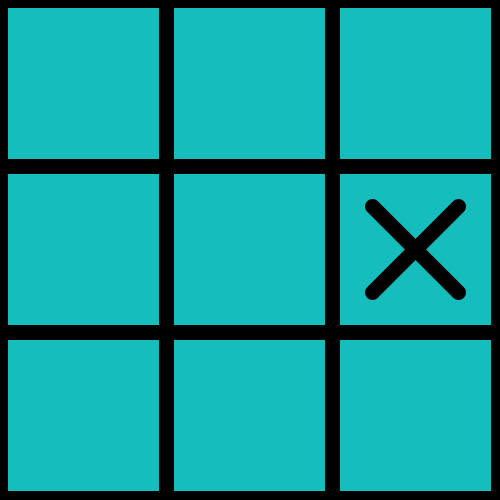
Frame 1 (no input)
Frame 60 (the mouse pressed at the canvas centre just before this capture): identical to frame 1, image omitted
Frame 120 (the mouse held since frame 60 and released just before this capture): identical to frame 1, image omitted

The Processing sketch that drew this single still picture (run headless with seeded random() and noise(); from frame 60 on, the mouse is pressed at the canvas centre):

// Processing sketch: tic_tac_toe
// ── tic_tac_toe.pde
//This sets up the board for the game
void setup(){
  size(500,500);
  strokeWeight(15);
  drawBoard();
  computerPlay();
}

void draw(){
}

// ── board.pde
//all variables used in this files
boolean BOX0 = true;
boolean BOX1 = true;
boolean BOX2 = true;
boolean BOX3 = true;
boolean BOX4 = true;
boolean BOX5 = true;
boolean BOX6 = true;
boolean BOX7 = true;
boolean BOX8 = true;
boolean gameOver = false;

char [][] plays = new char [3][3];

int counter = 0;

//detects keys that are pressed while the game is still in play
void keyPressed(){
  if (gameOver == false){
    userPlay(key);
    println("The game is still in play");
  }
  else{
    println("Game is Over");
  }
}

//This plays for the user while keeping track of the filled boxes
void userPlay(char boxNum){
  if (boxNum == '0' && BOX0 == true){
    drawO(COLUMN1X,ROW1Y);
    BOX0 = false;
    plays[0][0] = 'O';
    ++counter;
    checkWin();
    computerPlay();
  }
  else if (boxNum == '1' && BOX1 == true){
    drawO(COLUMN2X,ROW1Y);
    BOX1 = false;
    plays[0][1] = 'O';
    ++counter;
    checkWin();
    computerPlay();
  }
  else if (boxNum == '2' && BOX2 == true){
    drawO(COLUMN3X,ROW1Y);
    BOX2 = false;
    plays[0][2] = 'O';
    ++counter;
    checkWin();
    computerPlay();
  }
  else if (boxNum == '3' && BOX3 == true){
    drawO(COLUMN1X,ROW2Y);
    BOX3 = false;
    plays[1][0] = 'O';
    ++counter;
    checkWin();
    computerPlay();
  }
  else if (boxNum == '4' && BOX4 == true){
    drawO(COLUMN2X,ROW2Y);
    BOX4 = false;
    plays[1][1] = 'O';
    ++counter;
    checkWin();
    computerPlay();
  }
  else if (boxNum == '5' && BOX5 == true){
    drawO(COLUMN3X,ROW2Y);
    BOX5 = false;
    plays[1][2] = 'O';
    ++counter;
    checkWin();
    computerPlay();
  }
  else if (boxNum == '6' && BOX6 == true){
    drawO(COLUMN1X,ROW3Y);
    BOX6 = false;
    plays[2][0] = 'O';
    ++counter;
    checkWin();
    computerPlay();
  }
  else if (boxNum == '7' && BOX7 == true){
    drawO(COLUMN2X,ROW3Y);
    BOX7 = false;
    plays[2][1] = 'O';
    ++counter;
    checkWin();
    computerPlay();
  }
  else if (boxNum == '8' && BOX8 == true){
    drawO(COLUMN3X,ROW3Y);
    BOX8 = false;
    plays[2][2] = 'O';
    ++counter;
    checkWin();
    computerPlay();
  }
  else{
    println("Key value is not acceptable, or the corresponding box has been filled");
  }
}

//This randomizes the play for the computer
void computerPlay(){
  float rand;
  for(int i = 0; i<9; i++){
    //value is 8.4 in order to avoid the rounding being above 8
    rand = random(8.4);
    int boxNum = round(rand);

    //check through code, to avoid placing an X in an O spot
    if (boxNum == 0 && BOX0 == true){
      drawX(COLUMN1X,ROW1Y);
      plays[0][0] = 'X';
      BOX0 = false;
      ++counter;
      checkWin();
      return;
    }
    else if (boxNum == 1 && BOX1 == true){
      drawX(COLUMN2X,ROW1Y);
      plays[0][1] = 'X';
      BOX1 = false;
      ++counter;
      checkWin();
      return;
    }
    else if (boxNum == 2 && BOX2 == true){
      drawX(COLUMN3X,ROW1Y);
      plays[0][2] = 'X';
      BOX2 = false;
      ++counter;
      checkWin();
      return;
    }
    else if (boxNum == 3 && BOX3 == true){
      drawX(COLUMN1X,ROW2Y);
      plays[1][0] = 'X';
      BOX3 = false;
      ++counter;
      checkWin();
      return;
    }
    else if (boxNum == 4 && BOX4 == true){
      drawX(COLUMN2X,ROW2Y);
      plays[1][1] = 'X';
      BOX4 = false;
      ++counter;
      checkWin();
      return;
    }
    else if (boxNum == 5 && BOX5 == true){
      drawX(COLUMN3X,ROW2Y);
      plays[1][2] = 'X';
      BOX5 = false;
      ++counter;
      checkWin();
      return;
    }
    else if (boxNum == 6 && BOX6 == true){
      drawX(COLUMN1X,ROW3Y);
      plays[2][0] = 'X';
      BOX6 = false;
      ++counter;
      checkWin();
      return;
    }
    else if (boxNum == 7 && BOX7 == true){
      drawX(COLUMN2X,ROW3Y);
      plays[2][1] = 'X';
      BOX7 = false;
      ++counter;
      checkWin();
      return;
    }
    else if (boxNum == 8 && BOX8 == true){
      drawX(COLUMN3X,ROW3Y);
      plays[2][2] = 'X';
      BOX8 = false;
      ++counter;
      checkWin();
      return;
    }
    else{
    continue;
    }
  }
}

//Checks for wins in the game
void checkWin(){
  //Checks for wins vertically
  if(plays[0][0] == plays[1][0]&& plays[2][0] == plays[0][0] ){
    if (plays[0][0] == 'X'){
      println("Computer Wins!");
      gameOver = true;
    }else if (plays[0][0] == 'O'){
      println("User Wins!");
      gameOver = true;
    }
  }
  else if(plays[0][1] == plays[1][1]&& plays[2][1] == plays[0][1] ){
    if (plays[0][1] == 'X'){
      println("Computer Wins!");
      gameOver = true;
    }else if (plays[0][1] == 'O'){
      println("User Wins!");
      gameOver = true;
    }
  }
    else if(plays[0][2] == plays[1][2]&& plays[2][2] == plays[0][2] ){
    if (plays[0][2] == 'X'){
      println("Computer Wins!");
      gameOver = true;
    }else if (plays[0][2] == 'O'){
      println("User Wins!");
      gameOver = true;
    }
  }
  //Checks for wins horizontally
    else if(plays[0][0] == plays[0][1]&& plays[0][2] == plays[0][0] ){
    if (plays[0][0] == 'X'){
      println("Computer Wins!");
      gameOver = true;
    }else if (plays[0][0] == 'O'){
      println("User Wins!");
      gameOver = true;
    }
  }
  else if(plays[1][0] == plays[1][1]&& plays[1][2] == plays[1][0] ){
    if (plays[1][0] == 'X'){
      println("Computer Wins!");
      gameOver = true;
    }else if (plays[1][0] == 'O'){
      println("User Wins!");
      gameOver = true;
    }
  }
  else if(plays[2][0] == plays[2][1]&& plays[2][2] == plays[2][0] ){
    if (plays[2][0] == 'X'){
      println("Computer Wins!");
      gameOver = true;
    }else if (plays[2][0] == 'O'){
      println("User Wins!");
      gameOver = true;
    }
  }
  //checks for wins diagonally
  else if(plays[0][0] == plays[1][1]&& plays[2][2] == plays[0][0] ){
    if (plays[0][0] == 'X'){
      println("Computer Wins!");
      gameOver = true;
    }else if (plays[0][0] == 'O'){
      println("User Wins!");
      gameOver = true;
    }
  }
  else if(plays[0][2] == plays[1][1]&& plays[2][0] == plays[0][2] ){
    if (plays[0][2] == 'X'){
      println("Computer Wins!");
      gameOver = true;
    }else if (plays[0][2] == 'O'){
      println("User Wins!");
      gameOver = true;
    }
  }
  else if(counter == 8){
    println("Neither user nor computer wins.");
    gameOver = true;
  }
}

// ── constants.pde
//This file stores all the necessary constants to execute this program
float SQUARESIZE = 500/3;
float HALFOFSQUARESIZE = SQUARESIZE/2;
float COLUMN1X = 0;
float COLUMN2X = SQUARESIZE;
float COLUMN3X = SQUARESIZE * 2;
float ROW1Y = 0;
float ROW2Y = SQUARESIZE;
float ROW3Y = SQUARESIZE * 2;
float RADIUSOFO = SQUARESIZE - 60;

// ── shapes.pde
//This splits the canvas into 9 squares
void drawBoard(){
  fill(21,189,189);
  for(int i = 0; i<3; i++){
    for(int j = 0; j<3; j++){
      square((SQUARESIZE*j), (SQUARESIZE*i), SQUARESIZE);
    }
  }
}

//This method draws an X in the box specified by the column and row numbers
void drawX(float columnNum, float rowNum){
  line((columnNum+40), (rowNum+40), (columnNum+SQUARESIZE-40), (rowNum+SQUARESIZE-40));
  line((columnNum+SQUARESIZE-40), (rowNum+40), (columnNum+40), (rowNum+SQUARESIZE-40));
}

//This method draws an O in the box specified by the column and row numbers
void drawO(float columnNum, float rowNum){
  circle((columnNum+HALFOFSQUARESIZE), (rowNum+HALFOFSQUARESIZE), RADIUSOFO);
}
